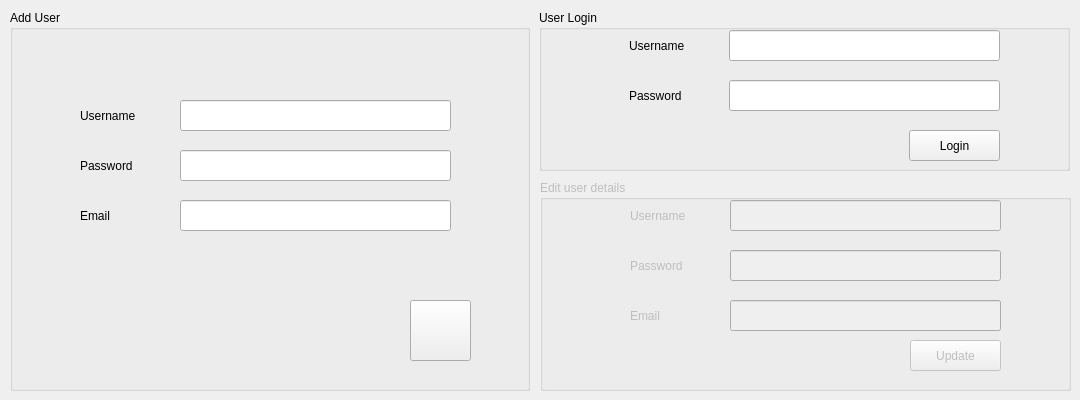
    <widget class="QWidget" name="tab_3">
     <attribute name="title">
      <string>Users</string>
     </attribute>
     <widget class="QGroupBox" name="groupBox">
      <property name="geometry">
       <rect>
        <x>10</x>
        <y>10</y>
        <width>520</width>
        <height>381</height>
       </rect>
      </property>
      <property name="font">
       <font>
        <family>Segoe UI</family>
       </font>
      </property>
      <property name="title">
       <string>Add User</string>
      </property>
      <widget class="QPushButton" name="pushButton_12">
       <property name="geometry">
        <rect>
         <x>400</x>
         <y>290</y>
         <width>61</width>
         <height>61</height>
        </rect>
       </property>
       <property name="text">
        <string/>
       </property>
       <property name="icon">
        <iconset resource="Lib_Resource.qrc">
         <normaloff>:/Icons/Icons/Add.webp</normaloff>:/Icons/Icons/Add.webp</iconset>
       </property>
       <property name="iconSize">
        <size>
         <width>40</width>
         <height>40</height>
        </size>
       </property>
      </widget>
      <widget class="QLineEdit" name="lineEdit_9">
       <property name="geometry">
        <rect>
         <x>170</x>
         <y>190</y>
         <width>271</width>
         <height>31</height>
        </rect>
       </property>
      </widget>
      <widget class="QLineEdit" name="lineEdit_10">
       <property name="geometry">
        <rect>
         <x>170</x>
         <y>140</y>
         <width>271</width>
         <height>31</height>
        </rect>
       </property>
       <property name="echoMode">
        <enum>QLineEdit::Password</enum>
       </property>
      </widget>
      <widget class="QLineEdit" name="lineEdit_11">
       <property name="geometry">
        <rect>
         <x>170</x>
         <y>90</y>
         <width>271</width>
         <height>31</height>
        </rect>
       </property>
      </widget>
      <widget class="QLabel" name="label_19">
       <property name="geometry">
        <rect>
         <x>70</x>
         <y>90</y>
         <width>71</width>
         <height>31</height>
        </rect>
       </property>
       <property name="font">
        <font>
         <family>Segoe UI</family>
        </font>
       </property>
       <property name="text">
        <string>Username</string>
       </property>
      </widget>
      <widget class="QLabel" name="label_20">
       <property name="geometry">
        <rect>
         <x>70</x>
         <y>140</y>
         <width>71</width>
         <height>31</height>
        </rect>
       </property>
       <property name="font">
        <font>
         <family>Segoe UI</family>
        </font>
       </property>
       <property name="text">
        <string>Password</string>
       </property>
      </widget>
      <widget class="QLabel" name="label_21">
       <property name="geometry">
        <rect>
         <x>70</x>
         <y>190</y>
         <width>71</width>
         <height>31</height>
        </rect>
       </property>
       <property name="font">
        <font>
         <family>Segoe UI</family>
        </font>
       </property>
       <property name="text">
        <string>Email</string>
       </property>
      </widget>
     </widget>
     <widget class="QGroupBox" name="groupBox_3">
      <property name="geometry">
       <rect>
        <x>539</x>
        <y>10</y>
        <width>531</width>
        <height>161</height>
       </rect>
      </property>
      <property name="font">
       <font>
        <family>Segoe UI</family>
       </font>
      </property>
      <property name="title">
       <string>User Login</string>
      </property>
      <widget class="QLabel" name="label_23">
       <property name="geometry">
        <rect>
         <x>90</x>
         <y>20</y>
         <width>71</width>
         <height>31</height>
        </rect>
       </property>
       <property name="font">
        <font>
         <family>Segoe UI</family>
        </font>
       </property>
       <property name="text">
        <string>Username</string>
       </property>
      </widget>
      <widget class="QLabel" name="label_22">
       <property name="geometry">
        <rect>
         <x>90</x>
         <y>70</y>
         <width>71</width>
         <height>31</height>
        </rect>
       </property>
       <property name="font">
        <font>
         <family>Segoe UI</family>
        </font>
       </property>
       <property name="text">
        <string>Password</string>
       </property>
      </widget>
      <widget class="QLineEdit" name="lineEdit_13">
       <property name="geometry">
        <rect>
         <x>190</x>
         <y>20</y>
         <width>271</width>
         <height>31</height>
        </rect>
       </property>
      </widget>
      <widget class="QLineEdit" name="lineEdit_12">
       <property name="geometry">
        <rect>
         <x>190</x>
         <y>70</y>
         <width>271</width>
         <height>31</height>
        </rect>
       </property>
       <property name="echoMode">
        <enum>QLineEdit::Password</enum>
       </property>
      </widget>
      <widget class="QPushButton" name="pushButton_13">
       <property name="geometry">
        <rect>
         <x>370</x>
         <y>120</y>
         <width>91</width>
         <height>31</height>
        </rect>
       </property>
       <property name="text">
        <string>Login</string>
       </property>
      </widget>
      <widget class="QPushButton" name="pushButton_14">
       <property name="geometry">
        <rect>
         <x>370</x>
         <y>320</y>
         <width>91</width>
         <height>31</height>
        </rect>
       </property>
       <property name="text">
        <string>Update</string>
       </property>
      </widget>
     </widget>
     <widget class="QGroupBox" name="groupBox_4">
      <property name="enabled">
       <bool>false</bool>
      </property>
      <property name="geometry">
       <rect>
        <x>540</x>
        <y>180</y>
        <width>531</width>
        <height>211</height>
       </rect>
      </property>
      <property name="font">
       <font>
        <family>Segoe UI</family>
       </font>
      </property>
      <property name="title">
       <string>Edit user details</string>
      </property>
      <widget class="QLabel" name="label_31">
       <property name="geometry">
        <rect>
         <x>90</x>
         <y>20</y>
         <width>71</width>
         <height>31</height>
        </rect>
       </property>
       <property name="font">
        <font>
         <family>Segoe UI</family>
        </font>
       </property>
       <property name="text">
        <string>Username</string>
       </property>
      </widget>
      <widget class="QPushButton" name="pushButton_23">
       <property name="geometry">
        <rect>
         <x>370</x>
         <y>120</y>
         <width>91</width>
         <height>31</height>
        </rect>
       </property>
       <property name="text">
        <string>Login</string>
       </property>
      </widget>
      <widget class="QPushButton" name="pushButton_24">
       <property name="geometry">
        <rect>
         <x>370</x>
         <y>320</y>
         <width>91</width>
         <height>31</height>
        </rect>
       </property>
       <property name="text">
        <string>Update</string>
       </property>
      </widget>
      <widget class="QLabel" name="label_24">
       <property name="geometry">
        <rect>
         <x>90</x>
         <y>70</y>
         <width>71</width>
         <height>31</height>
        </rect>
       </property>
       <property name="font">
        <font>
         <family>Segoe UI</family>
        </font>
       </property>
       <property name="text">
        <string>Password</string>
       </property>
      </widget>
      <widget class="QLineEdit" name="lineEdit_14">
       <property name="geometry">
        <rect>
         <x>190</x>
         <y>70</y>
         <width>271</width>
         <height>31</height>
        </rect>
       </property>
       <property name="echoMode">
        <enum>QLineEdit::Password</enum>
       </property>
      </widget>
      <widget class="QLineEdit" name="lineEdit_16">
       <property name="geometry">
        <rect>
         <x>190</x>
         <y>120</y>
         <width>271</width>
         <height>31</height>
        </rect>
       </property>
      </widget>
      <widget class="QLabel" name="label_25">
       <property name="geometry">
        <rect>
         <x>90</x>
         <y>120</y>
         <width>71</width>
         <height>31</height>
        </rect>
       </property>
       <property name="font">
        <font>
         <family>Segoe UI</family>
        </font>
       </property>
       <property name="text">
        <string>Email</string>
       </property>
      </widget>
      <widget class="QLineEdit" name="lineEdit_15">
       <property name="geometry">
        <rect>
         <x>190</x>
         <y>20</y>
         <width>271</width>
         <height>31</height>
        </rect>
       </property>
      </widget>
      <widget class="QPushButton" name="pushButton_25">
       <property name="geometry">
        <rect>
         <x>370</x>
         <y>160</y>
         <width>91</width>
         <height>31</height>
        </rect>
       </property>
       <property name="text">
        <string>Update</string>
       </property>
      </widget>
     </widget>
    </widget>
